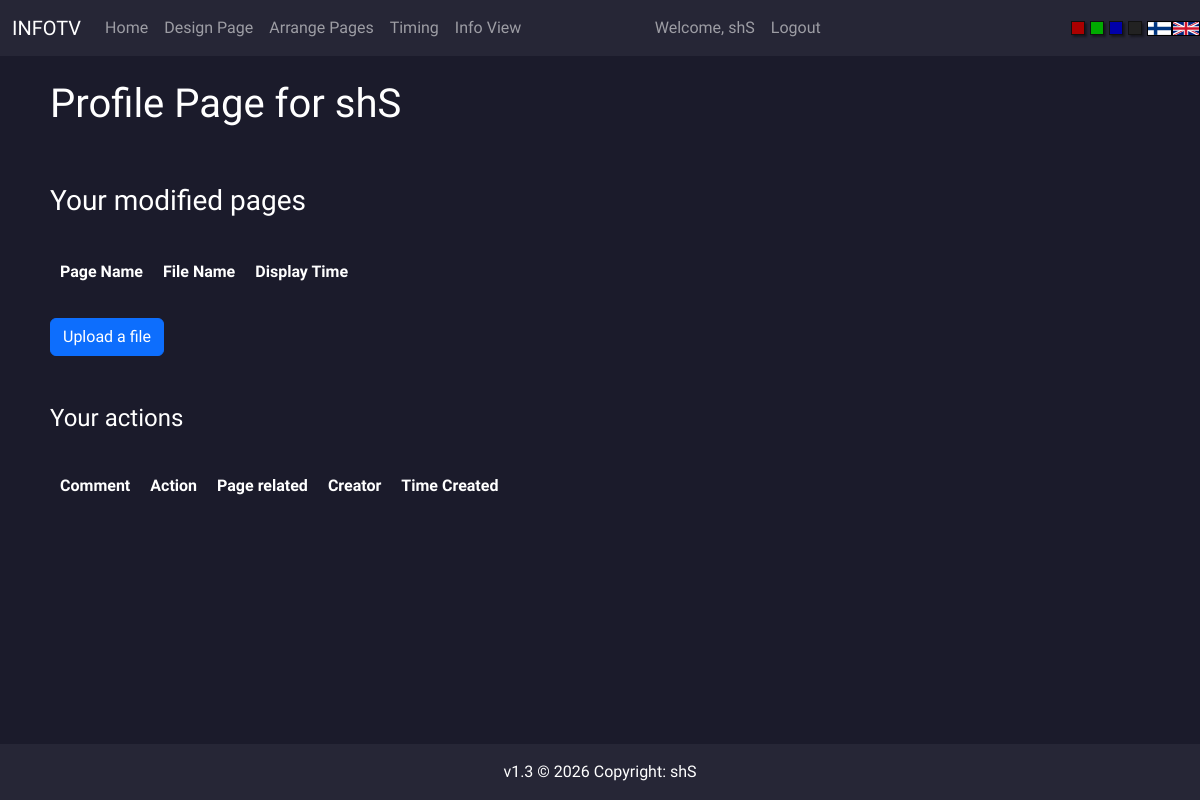
The app's page /profile (signed in), older data.
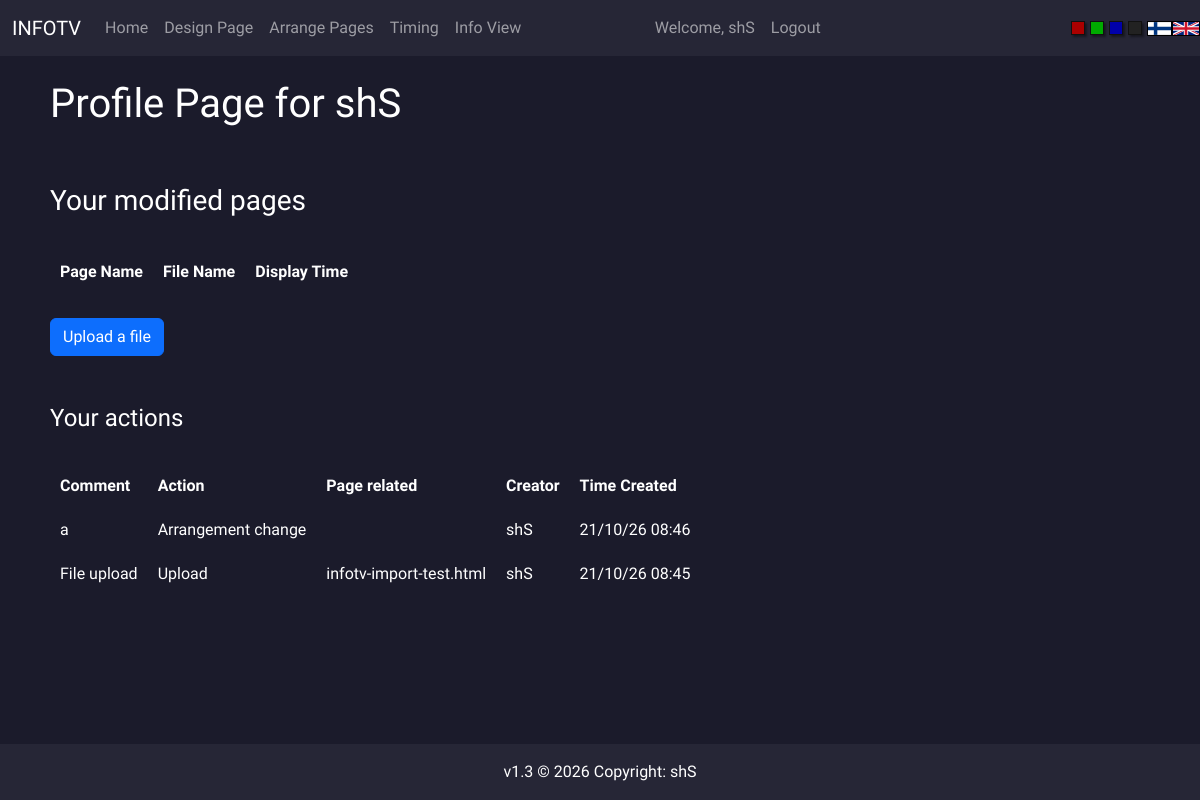
The same page, newer data.
### FlaskTV/models.py (models this page shows, shortened)
class User(db.Model, UserMixin):
    id = db.Column(db.Integer(), primary_key=True)
    username = db.Column(db.String(length=30), nullable=False, unique=True)
    email_address = db.Column(db.String(length=50), nullable=False, unique=True)
    password_hash = db.Column(db.String(length=60), nullable=False)
    modified_pages = db.relationship('Page', backref='owned_user', lazy=True)
    @property
    def password(self):
        return self.password

class Comment(db.Model):
    id = db.Column(db.Integer(), primary_key=True)
    owner = db.Column(db.Integer(), db.ForeignKey('user.id'), nullable=False)
    comment = db.Column(db.String(length=255), nullable=False)
    action = db.Column(db.String(length=255), nullable=False)
    pagefile_related = db.Column(db.String(length=255), nullable=True)
    time_created = db.Column(db.DateTime(timezone=True), server_default=func.now())
    @property
    def creator(self):
        return User.query.filter_by(id=self.owner).first()

### FlaskTV/routes.py (the view, shortened to what this page needs)
@app.route('/profile', methods=['GET', 'POST'])
@login_required
def profile_page():
    get_lang_prefix()
    removeform = langs.FORMS[langs.PREFIX]['removeform']()
    pages = Page.query.all()
    if current_user.username == 'admin':
        comments = Comment.query.all()
    else:
        comments = Comment.query.filter_by(owner=current_user.id).all()
    user = User.query.filter_by(username=current_user.username).first()
    all_users = User.query.all()
    return render_template(f'{langs.PREFIX}/profile.html', users=all_users, user=user, removeform=removeform,
                           comments=comments, pages=pages, actions=langs.ACTIONS[langs.PREFIX])

### FlaskTV/__init__.py (called while the page is built)
def datetimefilter(value, format="%d/%m/%y %H:%M"):
    tz = pytz.timezone('Europe/Helsinki')
    utc = pytz.timezone('UTC')
    value = utc.localize(value, is_dst=None).astimezone(pytz.utc)
    local_dt = value.astimezone(tz)
    return local_dt.strftime(format)

### FlaskTV/models.py (called while the page is built)
@login_manager.user_loader
def load_user(user_id):
    return User.query.get(int(user_id))

### FlaskTV/routes.py (called while the page is built)
def get_lang_prefix():
    lang_prefix = 'en'
    if request.cookies.get('lang') == 'fi':
        lang_prefix = 'fi'
    langs.PREFIX = lang_prefix
    return lang_prefix

### FlaskTV/templates/en/profile.html (shortened to what this page needs)
{% extends 'base.html' %}
{% block content %}
{% if current_user.username == 'admin' %}
<h1>Admin pages</h1>
{% else %}
<h1>Profile Page for {{ current_user.username }}</h1>
{% endif %}
<br /><br />
<form method="POST">
{% if current_user.username == 'admin' %}
<h3>All pages</h3>
<br />
<table>
    <tr class="fw-bold">
        <td>Page Name</td>
        <td>File Name</td>
        <td>Display Time</td>
        <td>Creator</td>
    </tr>
{% for page in pages %}
    <tr>
    <td>{{ page.name }}</td>
    <td>{{ page.file }}</td>
    <td>{{ page.time }}</td>
    <td>{{ page.creator.username }}</td>
    {% if page.enabled %}
    <td><button type="button" id="disable-admin" data-bs-toggle="modal" data-bs-target="#Modal-RemoveConfirm-1" name="disable-{{ page.file }}" class="btn btn-outline-warning">Disable</button></td>
    {% else %}
    <td><button type="button" id="enable-admin" data-bs-toggle="modal" data-bs-target="#Modal-RemoveConfirm-1" name="enable-{{ page.file }}" class="btn btn-primary">Enable</button></td>
    {% endif %}
    <td><a href="{{ url_for('preview_page') }}?page={{ page.file }}" class="btn btn-info">Preview</a></td>
    <td><button type="button" id="edit-admin" data-bs-toggle="modal" data-bs-target="#Modal-RemoveConfirm-1" name="edit-{{ page.file }}" class="btn btn-info">Edit</button></td>
    <td><button type="button" id="rename-admin" data-bs-toggle="modal" data-bs-target="#Modal-RemoveConfirm-1" name="rename-{{ page.file }}" class="btn btn-success">Rename</button></td>
    <td><button type="button" id="delete-admin" data-bs-toggle="modal" data-bs-target="#Modal-RemoveConfirm-1" name="delete-{{ page.file }}" class="btn btn-danger">Delete</button></td>
    </tr>
{% endfor %}
</table>
{% else %}
<h3>Your modified pages</h3>
<br />
<table>
    <tr class="fw-bold">
        <td>Page Name</td>
        <td>File Name</td>
        <td>Display Time</td>
    </tr>
</table>
{% endif %}
<br />
<a href="{{ url_for('upload_page') }}" class="btn btn-primary">Upload a file</a>
<br /><br /><br />
<h4>Your actions</h4>
<br />
<table>
    <tr class="fw-bold">
        <td>Comment</td>
        <td>Action</td>
        <td>Page related</td>
        <td>Creator</td>
        <td>Time Created</td>
    </tr>
    {% for comment in comments|reverse %}
    <tr>
        <td>{{ comment.comment }}</td>
        <td>{{ comment.action }}</td>
        <td>{{ comment.pagefile_related }}</td>
        <td>{{ comment.creator.username }} </td>
        <td>{{ comment.time_created | datetimefilter }}</td>
    </tr>
    {% endfor %}
</table>
</form>
{% endblock %}

### FlaskTV/templates/base.html (shortened to what this page needs)
<!DOCTYPE html>
<html lang="en">
<head>
    <link href="https://cdn.jsdelivr.net/npm/bootstrap@5.3.1/dist/css/bootstrap.min.css" rel="stylesheet">
    <link href="/static/base.css" rel="stylesheet" type="text/css">
    {% if request.cookies.get("theme") %}
    <link href="/static/{{ request.cookies.get('theme') }}.css" rel="stylesheet" type="text/css">
    {% else %}
    <link href="/static/blue.css" rel="stylesheet" type="text/css">
    {% endif %}
</head>
<body>
    {% if request.cookies.get("lang") %}
        {% if request.cookies.get("lang") == "en" %}
            {% include "en/nav.html" %}
        {% endif %}
        {% if request.cookies.get("lang") == "fi" %}
            {% include "fi/nav.html" %}
        {% endif %}
    {% else %}
        {% include "en/nav.html" %}
    {% endif %}
    <br />
    <div id="main">
    {% block content %}
    {% endblock %}
  </div>
  <footer class="footer-bs text-center">
      <div class="text-center p-3">
          v1.3 © 2026 Copyright: shS
      </div>
</footer>
</body>
</html>

### FlaskTV/templates/en/nav.html (shortened to what this page needs)
{% if request.cookies.get("theme") == "white" %}
<nav class="navbar navbar-expand-md navbar-light s-accent">
{% else %}
<nav class="navbar navbar-expand-md navbar-dark s-accent">
{% endif %}
      <div class="container-fluid">
      <a class="navbar-brand" href="#">INFOTV</a>
      <div class="navbar-collapse multi-collapse collapse w-100" id="navbarNav">
        <ul class="navbar-nav mr-auto">
            <li class="nav-item active">
                <a class="nav-link" href="{{ url_for('home_page') }}">Home</a>
            </li>
            <li class="nav-item">
                <a class="nav-link" href="{{ url_for('design_page') }}">Design Page</a>
            </li>
            <li class="nav-item">
                <a class="nav-link" href="{{ url_for('arrange_page') }}">Arrange Pages</a>
            </li>
            <li class="nav-item">
                <a class="nav-link" href="{{ url_for('timing_page') }}">Timing</a>
            </li>
            <li class="nav-item">
                <a class="nav-link" href="{{ url_for('view_page') }}">Info View</a>
            </li>
        </ul>
        </div>
        {% if current_user.is_authenticated %}
        <div class="w-75 navbar-collapse multi-collapse collapse" id="navbarCred">
        <ul class="navbar-nav ml-auto">
            <li class="nav-item">
                <a class="nav-link" href="{{ url_for('profile_page') }}">Welcome, {{ current_user.username }}</a>
            </li>
            <li class="nav-item">
                <a class="nav-link" href="{{ url_for('logout_page') }}">Logout</a>
            </li>
        </ul>
      </div>
        {% endif %}
    </div>
    <div class="s-row">
        <a href="/set/red"><div class="s-square s-red"></div></a>
        <a href="/set/green"><div class="s-square s-green"></div></a>
        <a href="/set/blue"><div class="s-square s-blue"></div></a>
        <a href="/set/black"><div class="s-square s-black"></div></a>
        <a href="/lang/fi">
        <div class="f-fin-box">
            <div class="f-fin"></div>
        </div></a>
        <a href="/lang/en">
        <div class="f-en-box">
            <div class="f-en"></div>
        </div></a>
    </div>
    </nav>

### FlaskTV/static/base.css (style rules this page uses)
body { font-family: 'Raleway', sans-serif; font-size: 1.0em; }
.s-row { display: flex; justify-items: flex-start; }
.s-square { height: 14px; width: 14px; border: 1px solid #111; box-shadow: 2px 2px 2px 0px rgba(0, 0, 0, 0.4); margin-right: 5px; }
.s-red { background-color: #a00; }
.s-green { background-color: #0a0; }
.s-blue { background-color: #00a; }
.s-black { background-color: #222; }
.f-fin { width: 100%; height: 100%; background-size: contain; }
.f-en { width: 100%; height: 100%; background-size: contain; }
.f-fin-box { width: 25px; height:15px; border: 1px solid #000; }
.f-en-box { width: 28px; height:15px; border: 1px solid #000; }
th, td { padding: 10px; }
#main { margin-left: 50px; margin-right: 50px; margin-bottom: 50px; }

### FlaskTV/static/blue.css (style rules this page uses)
body { background-color: #1b1b2b; color: #fff; position: relative; }
.s-accent { color: #fff; background-color: #262636; }
.footer-bs { background-color: #262636; position: fixed; width: 100%; min-height: 30px; z-index: 1; bottom: 0; left: 0; }

Row changes from the older to the newer data that the page shows:
added Comment: comment "a", action "Arrangement change", creator.username "shS", time_created "21/10/26 08:46"
added Comment: comment "File upload", action "Upload", pagefile_related "infotv-import-test.html", creator.username "shS", time_created "21/10/26 08:45"
